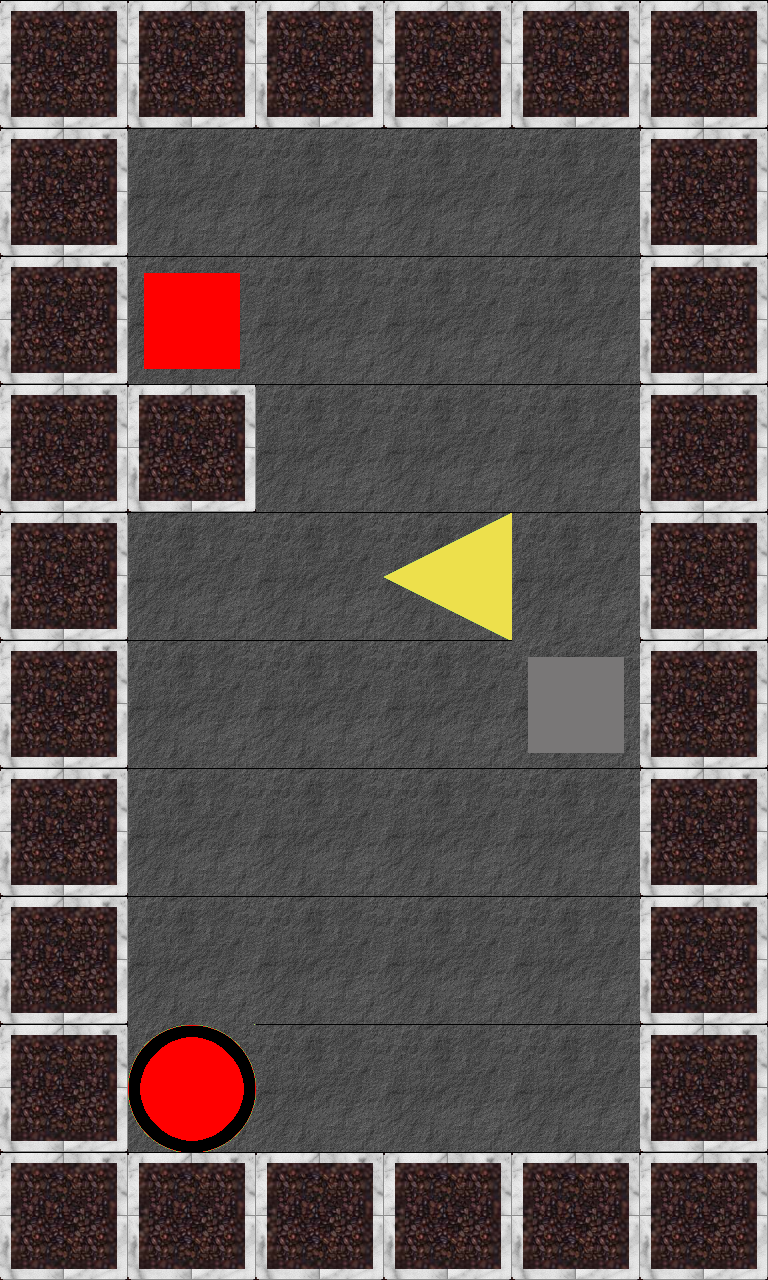

A 2D game scene composited from a Tiled map and its tileset images. What follows is a short description and the map's XML, with every tile layer's data as written:
An orthogonal 6x10 tile map with 128x128 px tiles, 2 tile layers (tiles, blocks).

<map version="1.0" orientation="orthogonal" width="6" height="10" tilewidth="128" tileheight="128">
 <properties>
  <property name="minMoves" value="4" />
 </properties>
 <tileset firstgid="1" name="blocks&amp;tiles" tilewidth="128" tileheight="128">
  <image source="..\img\tiles_blocks.png" width="512" height="1024" />
 </tileset>
 <layer name="tiles" width="6" height="10">
  <data>
   <tile gid="3" />
   <tile gid="3" />
   <tile gid="3" />
   <tile gid="3" />
   <tile gid="3" />
   <tile gid="3" />
   <tile gid="3" />
   <tile gid="2" />
   <tile gid="2" />
   <tile gid="2" />
   <tile gid="2" />
   <tile gid="3" />
   <tile gid="3" />
   <tile gid="2" />
   <tile gid="2" />
   <tile gid="2" />
   <tile gid="2" />
   <tile gid="3" />
   <tile gid="3" />
   <tile gid="3" />
   <tile gid="2" />
   <tile gid="2" />
   <tile gid="2" />
   <tile gid="3" />
   <tile gid="3" />
   <tile gid="2" />
   <tile gid="2" />
   <tile gid="5" />
   <tile gid="2" />
   <tile gid="3" />
   <tile gid="3" />
   <tile gid="2" />
   <tile gid="2" />
   <tile gid="2" />
   <tile gid="2" />
   <tile gid="3" />
   <tile gid="3" />
   <tile gid="2" />
   <tile gid="2" />
   <tile gid="2" />
   <tile gid="2" />
   <tile gid="3" />
   <tile gid="3" />
   <tile gid="2" />
   <tile gid="2" />
   <tile gid="2" />
   <tile gid="2" />
   <tile gid="3" />
   <tile gid="3" />
   <tile gid="9" />
   <tile gid="2" />
   <tile gid="2" />
   <tile gid="2" />
   <tile gid="3" />
   <tile gid="3" />
   <tile gid="3" />
   <tile gid="3" />
   <tile gid="3" />
   <tile gid="3" />
   <tile gid="3" />
  </data>
 </layer>
 <layer name="blocks" width="6" height="10">
  <data>
   <tile gid="0" />
   <tile gid="0" />
   <tile gid="0" />
   <tile gid="0" />
   <tile gid="0" />
   <tile gid="0" />
   <tile gid="0" />
   <tile gid="0" />
   <tile gid="0" />
   <tile gid="0" />
   <tile gid="0" />
   <tile gid="0" />
   <tile gid="0" />
   <tile gid="13" />
   <tile gid="0" />
   <tile gid="0" />
   <tile gid="0" />
   <tile gid="0" />
   <tile gid="0" />
   <tile gid="0" />
   <tile gid="0" />
   <tile gid="0" />
   <tile gid="0" />
   <tile gid="0" />
   <tile gid="0" />
   <tile gid="0" />
   <tile gid="0" />
   <tile gid="0" />
   <tile gid="0" />
   <tile gid="0" />
   <tile gid="0" />
   <tile gid="0" />
   <tile gid="0" />
   <tile gid="0" />
   <tile gid="16" />
   <tile gid="0" />
   <tile gid="0" />
   <tile gid="0" />
   <tile gid="0" />
   <tile gid="0" />
   <tile gid="0" />
   <tile gid="0" />
   <tile gid="0" />
   <tile gid="0" />
   <tile gid="0" />
   <tile gid="0" />
   <tile gid="0" />
   <tile gid="0" />
   <tile gid="0" />
   <tile gid="0" />
   <tile gid="0" />
   <tile gid="0" />
   <tile gid="0" />
   <tile gid="0" />
   <tile gid="0" />
   <tile gid="0" />
   <tile gid="0" />
   <tile gid="0" />
   <tile gid="0" />
   <tile gid="0" />
  </data>
 </layer>
</map>
